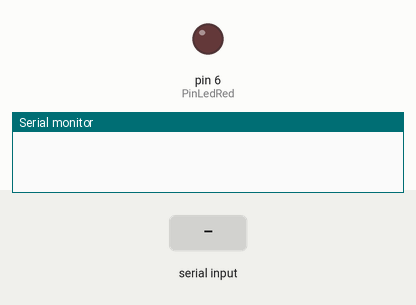
A program run on a simulated Arduino Uno, built with avr-gcc and run on an emulated ATmega328P. On the bench: output pins drawn as LEDs (lit = HIGH), the last lines printed to the serial monitor. The test bench sets the inputs (shaded band).

Above: at 1.2 s.
1.3 s: "264\n" received over Serial
At 2.38 s:
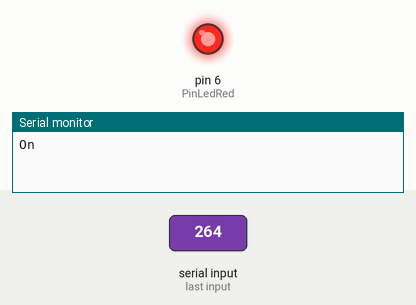
3.9 s: "90,45\n" received over Serial
Timing chart, 0 to 6.9 s (numbered marks = the images above; inputs shaded):
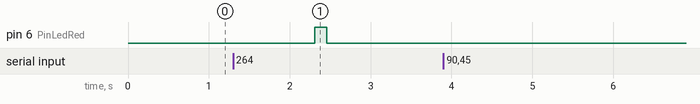

Measured:
- after the input at 1.3 s, pin 6 (PinLedRed): LOW → HIGH after 1.0 s, → LOW 0.15 s later

The program:

main.cpp
```cpp
// This script uses an LED attached to pin 6.

#include <Arduino.h>

const int PinLedRed = 6;
const int PinMoter = 11;
int UserInput = -1;


void setup() {
  Serial.begin(9600);
  pinMode(6, OUTPUT);
}

void loop() {
  if (Serial.available() ){
    //read and print the monitor input
    UserInput = Serial.readString().toInt();
    if (UserInput != 264){
      Serial.println("UserInput: " + String(UserInput));
    }
  }

  if (UserInput == 264 ){
    analogWrite(PinLedRed, 255);
    Serial.println("On");
    delay(150);
    analogWrite(PinLedRed, 0);
    UserInput = -1;
  }
  else{
    UserInput = -1;
  }
  delay(15);
}
```
